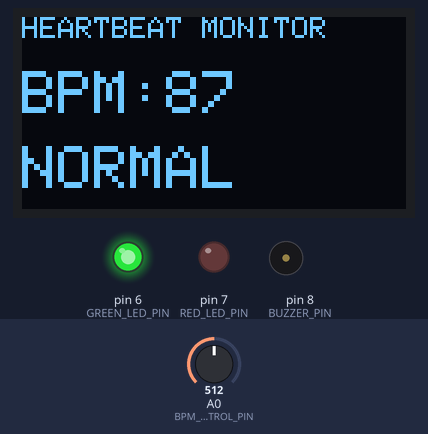
This sketch was run on a simulated Arduino Uno, built with avr-gcc and run on an emulated ATmega328P. Shown: 128×64 one-colour display, output pins drawn as LEDs (lit = HIGH), buzzer (waves = sounding). Inputs (shaded band) come from the test bench; at power-on: A0 (BPM_CONTROL_PIN) = 512. What the sketch prints to the serial monitor is not drawn.

Above: at 2.8 s.
2.9 s: A0 (BPM_CONTROL_PIN) set to 635
At 3.9 s:
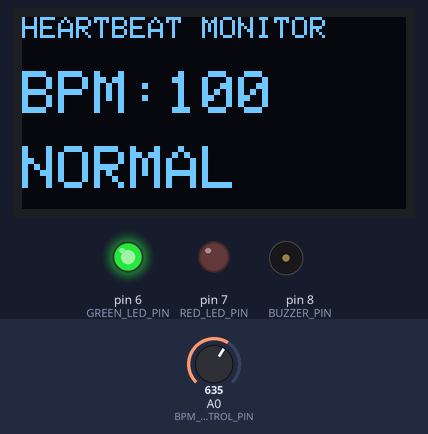
4.4 s: A0 (BPM_CONTROL_PIN) set to 654
At 4.8 s:
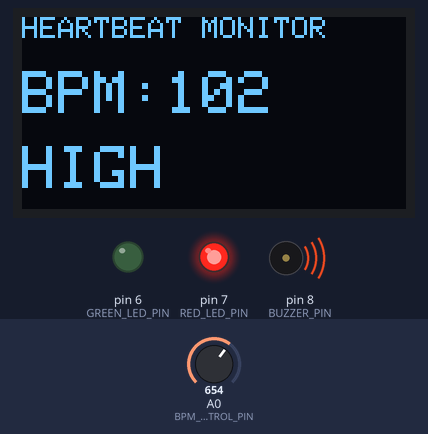
5.9 s: A0 (BPM_CONTROL_PIN) set to 122
At 6.2 s:
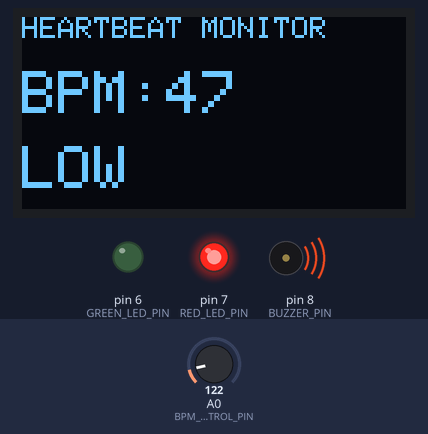
7.4 s: A0 (BPM_CONTROL_PIN) set to 53
At 8.0 s:
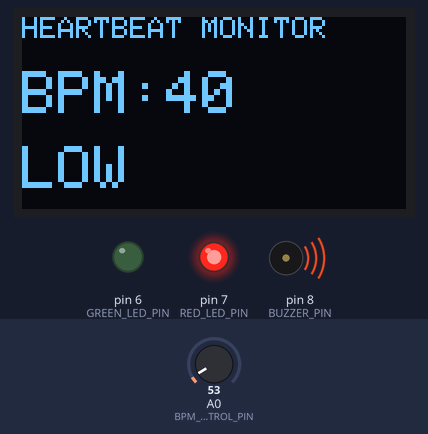
8.9 s: A0 (BPM_CONTROL_PIN) set to 44
At 9.7 s:
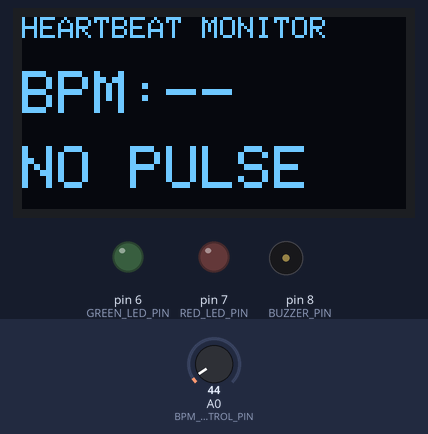
10.4 s: A0 (BPM_CONTROL_PIN) set to 511
At 11.6 s:
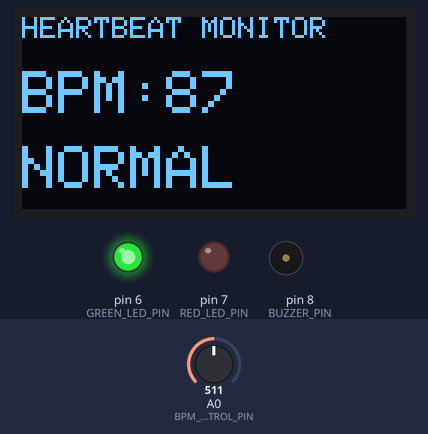
Timing chart, 0 to 12.9 s (numbered marks = the images above; inputs shaded):
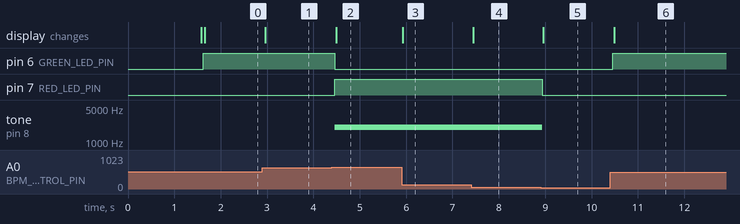

Measured:
- the behaviour switches between 643 and 644 on A0 (BPM_CONTROL_PIN) (found by bisection; images 1 and 2)
- the behaviour switches between 50 and 49 on A0 (BPM_CONTROL_PIN) (found by bisection; images 4 and 5)
- after the input at 2.9 s, the display: changes after 0.06 s (image 1)
- after the input at 4.4 s, pin 6 (GREEN_LED_PIN): HIGH → LOW after 0.06 s; pin 7 (RED_LED_PIN): LOW → HIGH after 0.06 s; tone on pin 8 (BUZZER_PIN): silent → 2000 Hz after 0.06 s; the display: changes after 0.09 s (image 2)
- after the input at 5.9 s, the display: changes at once (image 3)
- after the input at 7.4 s, the display: changes after 0.05 s (image 4)
- after the input at 8.9 s, pin 7 (RED_LED_PIN): HIGH → LOW at once; tone on pin 8 (BUZZER_PIN): 2000 Hz → silent at once; the display: changes after 0.06 s (image 5)
- after the input at 10.4 s, pin 6 (GREEN_LED_PIN): LOW → HIGH after 0.05 s; the display: changes after 0.08 s (image 6)

The sketch:

sketch.ino
```cpp
#include <Wire.h>
#include <Adafruit_GFX.h>
#include <Adafruit_SSD1306.h>

// =====================================================
// HEARTBEAT MONITOR WITH ALERT SYSTEM
// WOKWI SIMULATION VERSION
// Educational Prototype - NOT a medical device
// =====================================================

// ---------------- OLED ----------------
#define SCREEN_WIDTH 128
#define SCREEN_HEIGHT 64
#define OLED_RESET -1

Adafruit_SSD1306 display(
  SCREEN_WIDTH,
  SCREEN_HEIGHT,
  &Wire,
  OLED_RESET
);

// ---------------- PIN CONFIGURATION ----------------
const int BPM_CONTROL_PIN = A0;

const int GREEN_LED_PIN = 6;
const int RED_LED_PIN   = 7;
const int BUZZER_PIN    = 8;

// ---------------- EDUCATIONAL THRESHOLDS ----------------
const int LOW_THRESHOLD = 60;
const int HIGH_THRESHOLD = 100;

// ---------------- VARIABLES ----------------
int simulatedBPM = 75;

bool pulseDetected = true;

String status = "NORMAL";

unsigned long lastBeatTime = 0;

// =====================================================
// SETUP
// =====================================================

void setup()
{
  Serial.begin(9600);

  pinMode(BPM_CONTROL_PIN, INPUT);

  pinMode(GREEN_LED_PIN, OUTPUT);
  pinMode(RED_LED_PIN, OUTPUT);
  pinMode(BUZZER_PIN, OUTPUT);

  digitalWrite(GREEN_LED_PIN, LOW);
  digitalWrite(RED_LED_PIN, LOW);
  noTone(BUZZER_PIN);

  // Start OLED
  if (!display.begin(
        SSD1306_SWITCHCAPVCC,
        0x3C))
  {
    Serial.println("OLED initialization failed!");

    while (true)
    {
      // Stop program
    }
  }

  display.clearDisplay();

  display.setTextColor(SSD1306_WHITE);

  display.setTextSize(2);
  display.setCursor(8, 10);
  display.println("HEART");

  display.setCursor(8, 35);
  display.println("MONITOR");

  display.display();

  delay(1500);

  display.clearDisplay();
  display.display();

  Serial.println("--------------------------------");
  Serial.println(" HEARTBEAT MONITOR SIMULATION");
  Serial.println("--------------------------------");
}

// =====================================================
// MAIN LOOP
// =====================================================

void loop()
{
  // Read potentiometer
  int potValue = analogRead(BPM_CONTROL_PIN);

  // ---------------------------------------------------
  // NO PULSE MODE
  // Potentiometer at extreme left
  // ---------------------------------------------------

  if (potValue < 50)
  {
    pulseDetected = false;
  }
  else
  {
    pulseDetected = true;

    simulatedBPM = map(
      potValue,
      50,
      1023,
      40,
      140
    );
  }

  // Update status
  updateStatus();

  // Update LEDs and buzzer
  updateAlert();

  // Update OLED
  updateDisplay();

  // Generate heartbeat only when pulse exists
  generateHeartbeat();

  // Serial output
  printSerialData();

  delay(50);
}

// =====================================================
// STATUS LOGIC
// =====================================================

void updateStatus()
{
  // No pulse
  if (!pulseDetected)
  {
    status = "NO PULSE";
  }

  // Low BPM
  else if (simulatedBPM < LOW_THRESHOLD)
  {
    status = "LOW";
  }

  // Normal BPM
  else if (simulatedBPM <= HIGH_THRESHOLD)
  {
    status = "NORMAL";
  }

  // High BPM
  else
  {
    status = "HIGH";
  }
}

// =====================================================
// ALERT SYSTEM
// =====================================================

void updateAlert()
{
  // ---------------------------------------------------
  // NO PULSE
  // ---------------------------------------------------

  if (!pulseDetected)
  {
    digitalWrite(GREEN_LED_PIN, LOW);
    digitalWrite(RED_LED_PIN, LOW);

    noTone(BUZZER_PIN);

    return;
  }

  // ---------------------------------------------------
  // NORMAL
  // ---------------------------------------------------

  if (status == "NORMAL")
  {
    digitalWrite(GREEN_LED_PIN, HIGH);
    digitalWrite(RED_LED_PIN, LOW);

    noTone(BUZZER_PIN);
  }

  // ---------------------------------------------------
  // LOW / HIGH ALERT
  // ---------------------------------------------------

  else
  {
    digitalWrite(GREEN_LED_PIN, LOW);
    digitalWrite(RED_LED_PIN, HIGH);

    tone(BUZZER_PIN, 2000);
  }
}

// =====================================================
// SIMULATED HEARTBEAT
// =====================================================

void generateHeartbeat()
{
  // Don't generate heartbeat if there is no pulse
  if (!pulseDetected)
  {
    return;
  }

  unsigned long currentTime = millis();

  unsigned long beatInterval =
    60000UL / simulatedBPM;

  if (currentTime - lastBeatTime >= beatInterval)
  {
    lastBeatTime = currentTime;

    Serial.print("Heartbeat detected | BPM = ");
    Serial.println(simulatedBPM);
  }
}

// =====================================================
// OLED DISPLAY
// =====================================================

void updateDisplay()
{
  display.clearDisplay();

  display.setTextColor(SSD1306_WHITE);

  // Title
  display.setTextSize(1);
  display.setCursor(0, 0);

  display.println("HEARTBEAT MONITOR");

  // BPM
  display.setTextSize(2);
  display.setCursor(0, 18);

  display.print("BPM:");

  if (pulseDetected)
  {
    display.println(simulatedBPM);
  }
  else
  {
    display.println("--");
  }

  // Status
  display.setCursor(0, 43);

  display.println(status);

  display.display();
}

// =====================================================
// SERIAL MONITOR
// =====================================================

void printSerialData()
{
  static unsigned long lastPrintTime = 0;

  unsigned long currentTime = millis();

  if (currentTime - lastPrintTime >= 1000)
  {
    lastPrintTime = currentTime;

    if (!pulseDetected)
    {
      Serial.println("BPM: -- | STATUS: NO PULSE");
    }
    else
    {
      Serial.print("BPM: ");
      Serial.print(simulatedBPM);

      Serial.print(" | STATUS: ");
      Serial.println(status);
    }
  }
}
```
